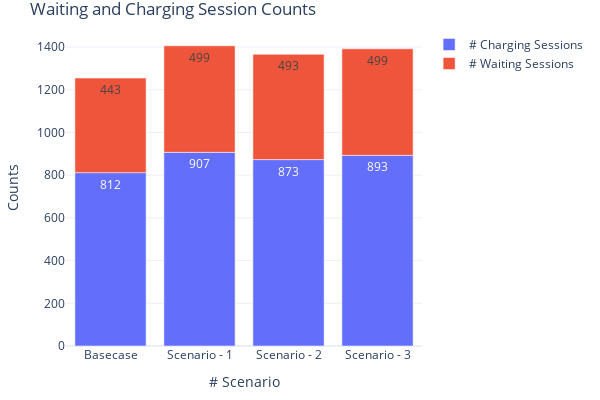

The code cell stored with this chart in its notebook:
### Markdown cell above
#### 5.3 Charging and Waiting Sessions

### Code cell
fig = go.Figure(
    data=[
        go.Bar(
            name="# Charging Sessions",
            x=count_stats['analysis_id'],
            y=count_stats['cs_count'],
            offsetgroup=1,
            text=count_stats['cs_count'],
            textposition='auto',
        ),
        go.Bar(
            name="# Waiting Sessions",
            x=count_stats['analysis_id'],
            y=count_stats['wait_count'],
            offsetgroup=1,
            base=count_stats['cs_count'],
            text=count_stats['wait_count'],
            textposition='auto',
        )
    ],
    layout=go.Layout(
        title="Waiting and Charging Session Counts",
        yaxis_title="Counts", 
        xaxis_title="# Scenario", width=600, height=400
        
    )
)
fig.update_xaxes(type='category', tickvals=[0, 1, 2, 3], ticktext=['Basecase', 'Scenario - 1', 'Scenario - 2', 'Scenario - 3'])
fig.update_layout(margin=dict(l=20, r=20, t=30, b=20), uniformtext_minsize=8, uniformtext_mode='hide', template='plotly_white')
fig.show()

### Figure 1 — Plotly figure (JSON) as saved in the notebook; plotly's stock layout.template omitted (floating-point values rounded to 4 significant figures)
{"data": [{"name": "# Charging Sessions", "offsetgroup": "1", "text": [812, 907, 873, 893], "textposition": "auto", "type": "bar", "x": [295, 300, 301, 302], "y": [812, 907, 873, 893]}, {"base": [812, 907, 873, 893], "name": "# Waiting Sessions", "offsetgroup": "1", "text": [443, 499, 493, 499], "textposition": "auto", "type": "bar", "x": [295, 300, 301, 302], "y": [443, 499, 493, 499]}], "layout": {"height": 400, "margin": {"b": 20, "l": 20, "r": 20, "t": 30}, "title": {"text": "Waiting and Charging Session Counts"}, "uniformtext": {"minsize": 8, "mode": "hide"}, "width": 600, "xaxis": {"autorange": true, "range": [-0.5, 3.5], "ticktext": ["Basecase", "Scenario - 1", "Scenario - 2", "Scenario - 3"], "tickvals": [0, 1, 2, 3], "title": {"text": "# Scenario"}, "type": "category"}, "yaxis": {"autorange": true, "range": [0, 1480], "title": {"text": "Counts"}, "type": "linear"}}}
